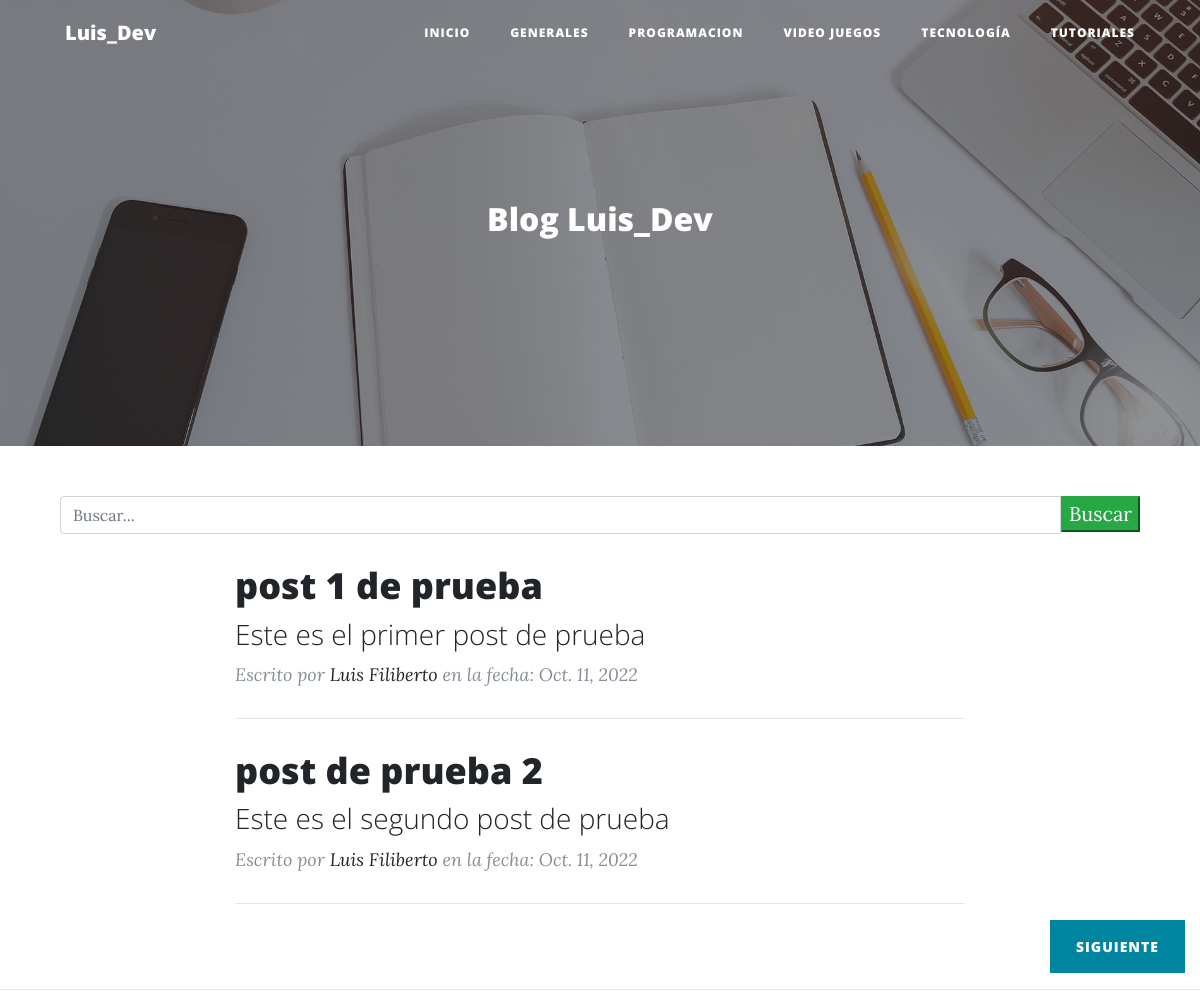
/, run on an earlier commit of the app's database.
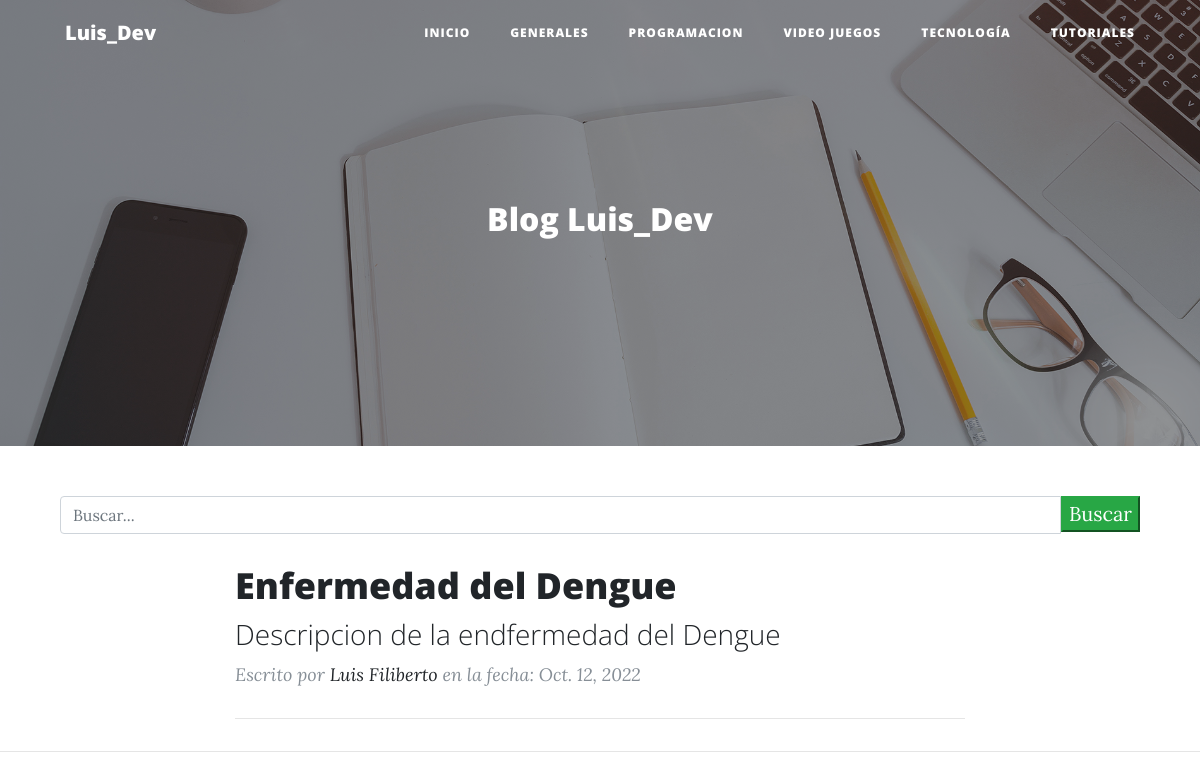
And on a later commit of the database.
### aplicaciones/blog/models.py (models this page shows, shortened)
class Post(models.Model):
    id = models.AutoField(primary_key=True)
    titulo = models.CharField(max_length=90, blank=False, null=False, verbose_name='Titulo')
    slug = models.CharField(max_length=100, blank=False, null=False, verbose_name='Slugs')
    descripcion = models.CharField(max_length=100, blank=False, null=False, verbose_name='Descripción')
    contenido = RichTextField(verbose_name='Contenido')
    imagen = models.URLField(max_length=9999999 ,blank=False, null=False)
    autor = models.ForeignKey(Autor, on_delete=models.CASCADE)
    categoria = models.ForeignKey(Categoria, on_delete=models.CASCADE)
    estado = models.BooleanField(default=True ,verbose_name='Publicado/No Publicado')
    fecha_creacion = models.DateField(auto_now=False, auto_now_add=True, verbose_name='Fecha de creación')
    class Meta:
        verbose_name = 'Post'
        verbose_name_plural = 'Posts'

class Autor(models.Model):
    id = models.AutoField(primary_key=True)
    nombre = models.CharField(max_length=255, null= False, blank=False, verbose_name='Nombre de la Autor')
    apellidos = models.CharField(max_length=255, null= False, blank=False, verbose_name='Apellidos de la Autor')
    estado = models.BooleanField(verbose_name='Autor Activo/No Activo', default=True)
    fecha_creacion = models.DateField(verbose_name='Fecha de creación', auto_now=False, auto_now_add=True)
    class Meta:
        verbose_name = 'Autor'
        verbose_name_plural = 'Autores'
    def __str__(self):
        return "{0} {1}".format(self.nombre, self.apellidos)

### aplicaciones/blog/views.py (the view)
# urls.py: path('', home, name='index'),
def home(request):
    queryset = request.GET.get("buscar")
    print(queryset)
    posts = Post.objects.filter(estado=True)
    if queryset:
        posts = Post.objects.filter(
            Q(titulo__icontains=queryset) |
            Q(descripcion__icontains=queryset)
        ).distinct()
    paginator = Paginator(posts, 2)
    page = request.GET.get('page')
    posts = paginator.get_page(page)
    return render(request, 'index.html', {'posts': posts})

### Templates/index.html (shortened to what this page needs)
{% load staticfiles %}
<!DOCTYPE html>
<html lang="es">
<head>
    <link href="{% static 'vendor/bootstrap/css/bootstrap.min.css' %}" rel="stylesheet">
    <link href="{% static 'vendor/fontawesome-free/css/all.min.css' %}" rel="stylesheet" type="text/css">
    <link href="{% static 'css/clean-blog.min.css' %}" rel="stylesheet">
</head>
<body>
<nav class="navbar navbar-expand-lg navbar-light fixed-top" id="mainNav">
    <div class="container">
        <a class="navbar-brand" href="{% url 'blog:index' %}">Luis_Dev</a>
        <div class="collapse navbar-collapse" id="navbarResponsive">
            <ul class="navbar-nav ml-auto">
                <li class="nav-item">
                    <a class="nav-link" href="{% url 'blog:index' %}">Inicio</a>
                </li>
                <li class="nav-item">
                    <a class="nav-link" href="{% url 'blog:generales' %}">Generales</a>
                </li>
                <li class="nav-item">
                    <a class="nav-link" href="{% url 'blog:programacion' %}">Programacion</a>
                </li>
                <li class="nav-item">
                    <a class="nav-link" href="{% url 'blog:videojuegos' %}">Video Juegos</a>
                </li>
                <li class="nav-item">
                    <a class="nav-link" href="{% url 'blog:tecnologia' %}">Tecnología</a>
                </li>
                <li class="nav-item">
                    <a class="nav-link" href="{% url 'blog:tutoriales' %}">Tutoriales</a>
                </li>
            </ul>
        </div>
    </div>
</nav>
<header class="masthead"
        style="background-image: url({% block imagen %}{% static 'img/home-bg.jpg' %}{% endblock imagen %})">
    <div class="overlay"></div>
    <div class="container">
        <div class="row">
            <div class="col-lg-8 col-md-10 mx-auto">
                <div class="site-heading">
                    <h2>{% block titulo_principal %}Blog Luis_Dev{% endblock titulo_principal %}</h2>
                </div>
            </div>
        </div>
    </div>
</header>
{% block barra_busqueda %}
    <div class="container">
        <div class="row">
            <div class="col-md-12 search">
                <form method="get">
                    <div id="custom-search-input">
                        <div class="input-group col-md-12">
                            <input type="text" class="form-control" placeholder="Buscar..." id="name" name="buscar"
                                   value="{{ request.GET.buscar }}">
                            <span class="input-group-list">
                                <button type="submit" class="button btn-success">Buscar</button>
                            </span>
                        </div>
                    </div>
                </form>
            </div>
        </div>
    </div>
{% endblock barra_busqueda %}
<div class="container">
    <div class="row">
        <div class="col-lg-8 col-md-10 mx-auto">
            {% block contenido %}
                {% if posts %}
                    {% for post in posts %}
                        <div class="post-preview">
                            <a href="{% url 'blog:detalle_post' post.slug %}">
                                <h2 class="post-title">
                                    {{ post.titulo }}
                                </h2>
                                <h3 class="post-subtitle">
                                    {{ post.descripcion }}
                                </h3>
                            </a>
                            <p class="post-meta">Escrito por
                                <a href="#">{{ post.autor }}</a> en la fecha:
                                {{ post.fecha_creacion }}</p>
                        </div>
                        <hr>
                    {% endfor %}
                {% else %}
                    <h2>No existe Post registrados</h2>
                {% endif %}
            {% endblock contenido %}
        </div>
    </div>
</div>
<div class="row">
    <div class="col-md-12 col-md-12 col-md-12 col-md-12">
        <div class="col-md-6 col-sm-6 col-lg-6 col-xs-6 float-right">
            {% if posts.has_next %}
                <div class="clearfix">
                <a href="?page={{ posts.next_page_number }}{% if request.GET.search %}&q={{ request.GET.search }}{% endif %}" class="btn btn-primary float-right">Siguiente</a>
                </div>
            {% endif %}
        </div>
    </div>
</div>
<hr>
</body>
</html>

What changed in the data, as far as the page shows it:
removed Post: titulo "post de prueba 2", descripcion "Este es el segundo post de prueba", autor "Luis Filiberto", fecha_creacion "Oct. 11, 2022"
changed Post "Luis Filiberto": titulo "post 1 de prueba" → "Enfermedad del Dengue"; descripcion "Este es el primer post de prueba" → "Descripcion de la endfermedad del Dengue"; fecha_creacion "Oct. 11, 2022" → "Oct. 12, 2022"
Also different on the page:
text no longer shown: "SIGUIENTE"
